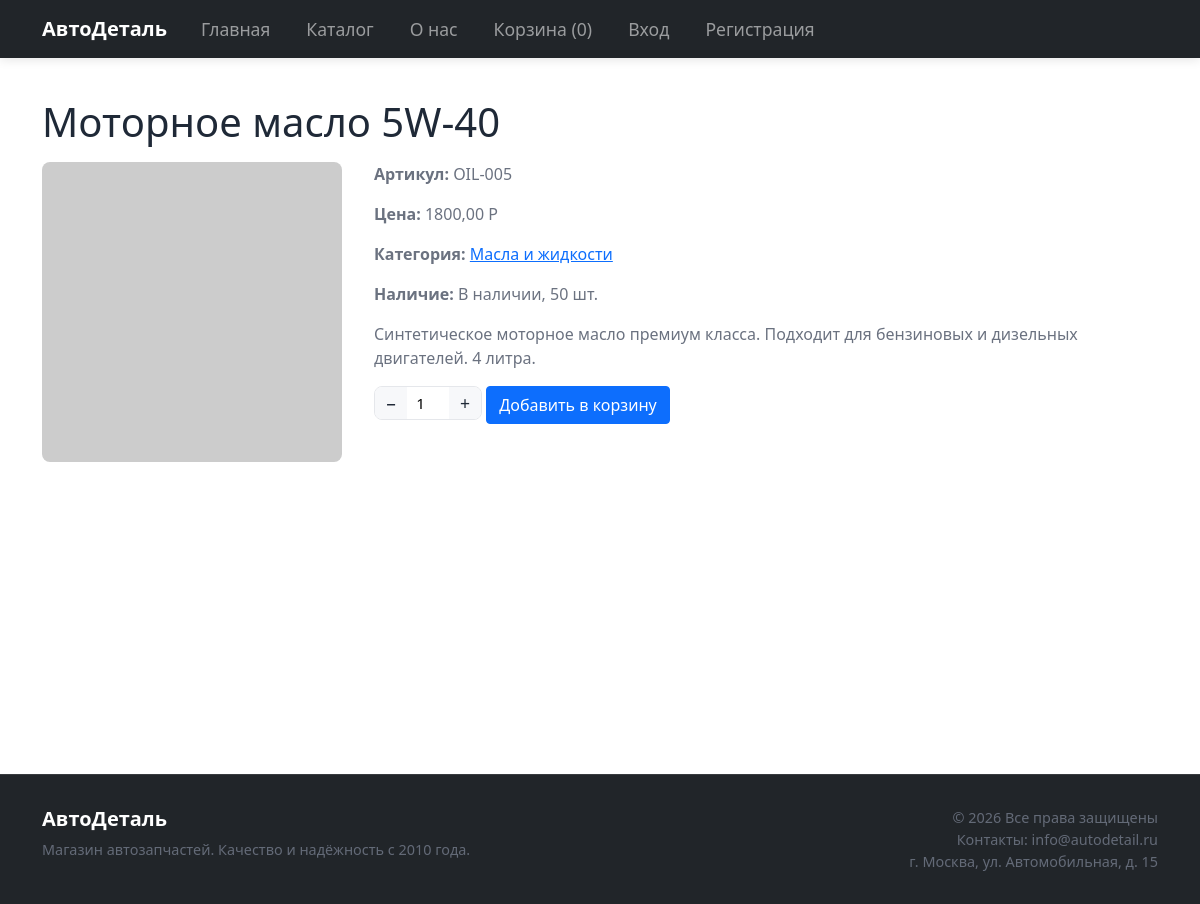
Page /product/motornoe-maslo-5w40/ on the committed database.
### products/models.py (models this page shows, shortened)
class Product(models.Model):
    category = models.ForeignKey(
        Category,
        on_delete=models.CASCADE,
        related_name='products',
        verbose_name='Категория',
    )
    article = models.CharField(
        max_length=50,
        verbose_name='Артикул',
        blank=True,
        help_text='Например: BRK-001, OIL-005',
    )
    name = models.CharField(max_length=200, verbose_name='Название')
    slug = models.SlugField(unique=True, verbose_name='URL')
    description = models.TextField(verbose_name='Описание')
    price = models.DecimalField(
        max_digits=10,
        decimal_places=2,
        verbose_name='Цена',
    )
    image = models.ImageField(
        upload_to='products/%Y/%m/%d/',
        verbose_name='Изображение',
        blank=True,
        null=True,
    )
    stock = models.PositiveIntegerField(verbose_name='Количество на складе', default=0)
    delivery_days = models.CharField(
        max_length=50,
        verbose_name='Срок доставки при отсутствии',
        blank=True,
        help_text='Например: 3 дня',
    )
    available = models.BooleanField(default=True, verbose_name='Доступен')
    created = models.DateTimeField(auto_now_add=True, verbose_name='Создан')
    updated = models.DateTimeField(auto_now=True, verbose_name='Обновлён')
    class Meta:
        verbose_name = 'Товар'
        verbose_name_plural = 'Товары'
        ordering = ['-created']
    @property
    def in_stock(self):
        return self.stock > 0

class Category(models.Model):
    name = models.CharField(max_length=100, verbose_name='Название')
    slug = models.SlugField(unique=True, verbose_name='URL')
    description = models.TextField(verbose_name='Описание', blank=True)
    class Meta:
        verbose_name = 'Категория'
        verbose_name_plural = 'Категории'
    def get_absolute_url(self):
        return reverse('products:category_detail', args=[self.slug])

### products/views.py (the view)
# urls.py: path('product/<slug:slug>/', views.product_detail, name='product_detail'),
def product_detail(request, slug):
    product = get_object_or_404(Product, slug=slug, available=True)
    return render(request, 'products/product_detail.html', {'product': product})

### cart/context_processors.py (called while the page is built)
def cart_total(request):
    if not hasattr(request, 'user') or not request.user:
        return {'cart_total_items': 0, 'cart': None}
    try:
        cart = get_or_create_cart(request)
        return {'cart_total_items': cart.total_items, 'cart': cart}
    except Exception:
        return {'cart_total_items': 0, 'cart': None}

### cart/views.py (called while the page is built)
def get_or_create_cart(request):
    if request.user.is_authenticated:
        cart, _ = Cart.objects.get_or_create(user=request.user)
    else:
        if not request.session.session_key:
            request.session.create()
        cart, _ = Cart.objects.get_or_create(session_key=request.session.session_key)
    return cart

### templates/products/product_detail.html (shortened to what this page needs)
{% extends 'base.html' %}
{% load static %}
{% block content %}
<article>
  <h1>{{ product.name }}</h1>
  <div class="product-detail-layout">
    <div class="product-image">
      {% if product.image %}
      <img src="{{ product.image.url }}" alt="{{ product.name }}" width="300" height="300">
      {% else %}
      <img src="https://placehold.co/300x300/e5e7eb/6b7280?text=Нет+фото" alt="" width="300" height="300">
      {% endif %}
    </div>
    <div class="product-info">
      <p><strong>Артикул:</strong> {{ product.article|default:"—" }}</p>
      <p><strong>Цена:</strong> {{ product.price }} Р</p>
      <p><strong>Категория:</strong> <a href="{{ product.category.get_absolute_url }}">{{ product.category.name }}</a></p>
      <p><strong>Наличие:</strong> {% if product.in_stock %}В наличии, {{ product.stock }} шт.{% else %}Под заказ{% if product.delivery_days %} ({{ product.delivery_days }}){% endif %}{% endif %}</p>
      <p class="product-description">{{ product.description }}</p>
      <form method="post" action="{% url 'cart:add_to_cart' %}" class="add-to-cart-form">
        <div class="qty-control">
          <button type="button" class="qty-minus" aria-label="Уменьшить">−</button>
          <input type="number" name="quantity" id="quantity" value="1" min="1" max="99" aria-label="Количество">
          <button type="button" class="qty-plus" aria-label="Увеличить">+</button>
        </div>
        <button type="submit" class="btn btn-primary add-to-cart-btn">Добавить в корзину</button>
      </form>
    </div>
  </div>
</article>
{% endblock %}

### static/css/style.css (style rules this page uses)
:root { --color-primary: #2563eb; --color-primary-hover: #1d4ed8; --color-text: #1f2937; --color-text-muted: #6b7280; --color-bg: #ffffff; --color-bg-light: #f7f8fa; --color-border: #e5e7eb; --color-success: #059669; --color-warning: #d97706; --font-sans: -apple-system, BlinkMacSystemFont, "Segoe UI", Roboto, "Helvetica Neue", Arial, sans-serif; --max-width: 1200px; --header-bg: #fafafa; }
* { box-sizing: border-box; }
body { margin: 0; font-family: var(--font-sans), 'Arial', sans-serif; font-size: 16px; line-height: 1.6; color: var(--color-text); background: var(--color-bg); min-height: 100vh; display: flex; flex-direction: column; -webkit-font-smoothing: antialiased; }
a { color: var(--color-primary); text-decoration: none; }
h1 { font-size: 1.75rem; margin: 0 0 1.5rem; color: var(--color-text); }
p { margin: 0 0 0.75rem; color: var(--color-text-muted); }
.btn { display: inline-flex; align-items: center; justify-content: center; gap: 0.5rem; padding: 0.6rem 1.25rem; font-size: 1rem; font-family: inherit; font-weight: 500; border: none; border-radius: 8px; cursor: pointer; text-decoration: none; transition: background 0.2s ease, transform 0.15s ease, box-shadow 0.2s ease; }
.btn-primary { background: var(--color-primary); color: white; }
.qty-control { display: inline-flex; align-items: center; border: 1px solid var(--color-border); border-radius: 8px; margin-bottom: 0.5rem; overflow: hidden; }
.qty-control button { width: 32px; height: 32px; border: none; background: var(--color-bg-light); cursor: pointer; font-size: 1.1rem; line-height: 1; color: var(--color-text); transition: background 0.15s ease; }
.qty-control input { width: 42px; border: none; text-align: center; font-size: 0.95rem; }
.add-to-cart-btn { display: inline-flex; align-items: center; gap: 0.35rem; padding: 0.4rem 0.75rem; font-size: 0.9rem; }
.product-detail-layout { display: flex; gap: 2rem; margin-top: 1rem; flex-wrap: wrap; }
.product-detail-layout .product-image img { max-width: 300px; border-radius: 8px; }
.product-detail-layout .product-info { flex: 1; min-width: 280px; }
.product-description { margin-top: 1rem; }

### rows in the picture
Product: name "Моторное масло 5W-40", article "OIL-005", price "1800,00", category.name "Масла и жидкости", stock "50", description "Синтетическое моторное масло премиум класса. Подходит для бензиновых и дизельных двигателей. 4 литра."

### other values in the picture
{{ cart_total_items|default:0 }} "0"
